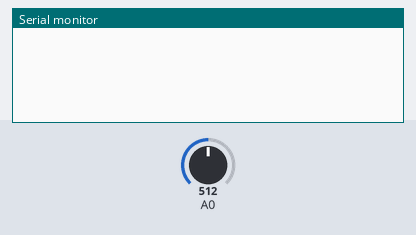
This sketch was run on a simulated Arduino Uno, built with avr-gcc and run on an emulated ATmega328P. On the bench: the last lines printed to the serial monitor. The test bench sets the inputs (shaded band); at power-on: A0 = 512.

Above: at 1.8 s.
1.9 s: A0 set to 716
At 2.8 s:
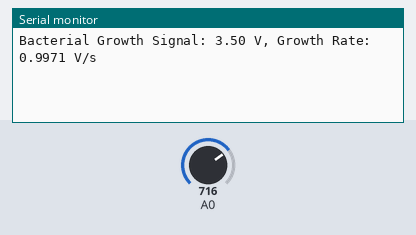
4.5 s: A0 set to 900
At 5.5 s:
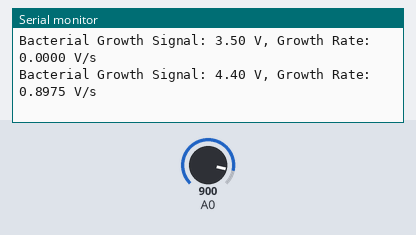
Timing chart, 0 to 7.5 s (numbered marks = the images above; inputs shaded):
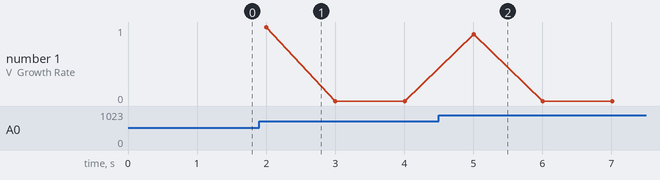

Measured:
- after the input at 1.9 s, the serial monitor: prints a new line after 0.10 s (image 1)
- after the input at 4.5 s, the serial monitor: prints a new line after 0.51 s (image 2)

The sketch:

omamp_config.ino
```cpp
float previousVoltage = 0;
unsigned long previousTime = 0;

void setup() {
  Serial.begin(9600);
}

void loop() {
  // Read actual voltage from A0
  float voltage = analogRead(A0) * (5.0 / 1023.0);
  unsigned long currentTime = millis();

  if (previousTime > 0) {
    float growthRate = (voltage - previousVoltage) / ((currentTime - previousTime) / 1000.0);

    // Print the output
    Serial.print("Bacterial Growth Signal: ");
    Serial.print(voltage, 2);
    Serial.print(" V, Growth Rate: ");
    Serial.print(growthRate, 4);
    Serial.println(" V/s");
  }

  previousVoltage = voltage;
  previousTime = currentTime;
  delay(1000);
}
```
